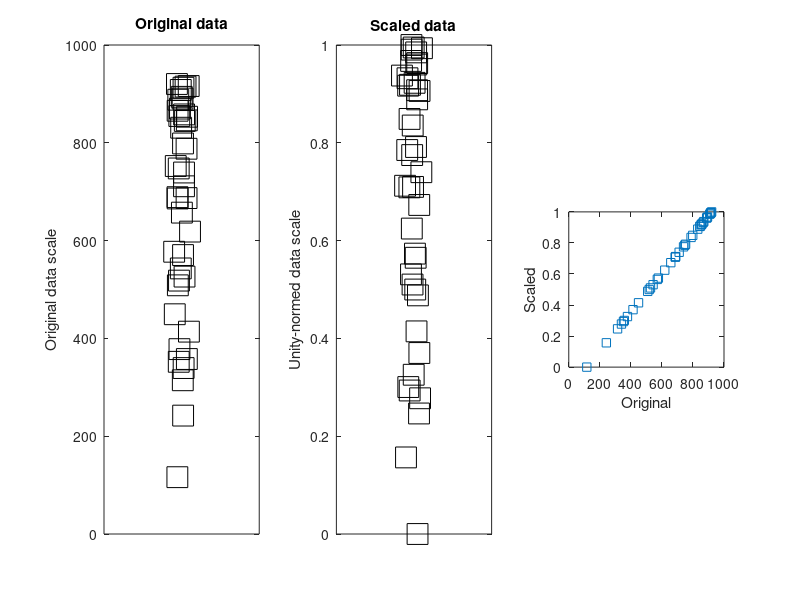

This chart was generated by the following MATLAB code:
%%
%   COURSE: Master statistics and machine learning: intuition, math, code										
%      URL: udemy.com/course/statsml_x/?couponCode=202304 
% 
%  SECTION: Data normalizations and outliers
%    VIDEO: Min-max scaling
% 
%  TEACHER: Mike X Cohen, sincxpress.com
%

%%

% a clear MATLAB workspace is a clear mental workspace
close all; clear
pkg load statistics % load Octave stats package

%% create some data

N = 42;
data = log(rand(N,1))*234 + 934;

% get min and max
dataMin = min(data);
dataMax = max(data);

% now min-max scale
dataS = (data-dataMin) / (dataMax-dataMin);


% now plot
figure(1), clf
subplot(131)
plot(1+randn(N,1)/20,data,'ks','markersize',15)
set(gca,'xlim',[0 2],'xtick',[])
ylabel('Original data scale')
title('Original data')

subplot(132)
plot(1+randn(N,1)/20,dataS,'ks','markersize',15)
set(gca,'xlim',[0 2],'xtick',[])
ylabel('Unity-normed data scale')
title('Scaled data')

% show that scaling doesn't affect the relative data
subplot(133)
plot(data,dataS,'s')
xlabel('Original'), ylabel('Scaled')
axis square


%% any abitrary data range

% step 1 is to [0,1] normalize as above

% step 2:
newMin = 4;
newMax = 8.7;

dataSS = dataS*(newMax-newMin) + newMin;

% test it!
[min(dataSS) max(dataSS)]


%% done.
